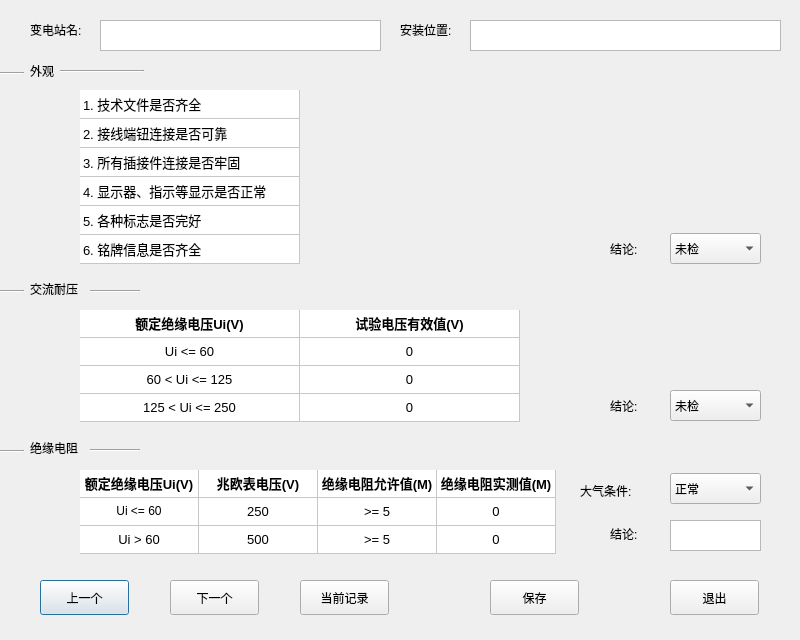
<?xml version="1.0" encoding="UTF-8"?>
<ui version="4.0">
 <class>rtu_facecheck</class>
 <widget class="QDialog" name="rtu_facecheck">
  <property name="geometry">
   <rect>
    <x>0</x>
    <y>0</y>
    <width>800</width>
    <height>640</height>
   </rect>
  </property>
  <property name="contextMenuPolicy">
   <enum>Qt::NoContextMenu</enum>
  </property>
  <property name="windowTitle">
   <string>Dialog</string>
  </property>
  <widget class="QTextEdit" name="te_rtu_station">
   <property name="geometry">
    <rect>
     <x>100</x>
     <y>20</y>
     <width>281</width>
     <height>31</height>
    </rect>
   </property>
   <property name="focusPolicy">
    <enum>Qt::NoFocus</enum>
   </property>
   <property name="undoRedoEnabled">
    <bool>false</bool>
   </property>
   <property name="acceptRichText">
    <bool>false</bool>
   </property>
   <property name="textInteractionFlags">
    <set>Qt::NoTextInteraction</set>
   </property>
   <property name="placeholderText">
    <string notr="true"/>
   </property>
  </widget>
  <widget class="QLabel" name="label">
   <property name="geometry">
    <rect>
     <x>30</x>
     <y>20</y>
     <width>67</width>
     <height>20</height>
    </rect>
   </property>
   <property name="text">
    <string>变电站名:</string>
   </property>
  </widget>
  <widget class="QLabel" name="label_2">
   <property name="geometry">
    <rect>
     <x>400</x>
     <y>20</y>
     <width>67</width>
     <height>20</height>
    </rect>
   </property>
   <property name="text">
    <string>安装位置:</string>
   </property>
  </widget>
  <widget class="QTextEdit" name="te_rtu_position">
   <property name="geometry">
    <rect>
     <x>470</x>
     <y>20</y>
     <width>311</width>
     <height>31</height>
    </rect>
   </property>
   <property name="focusPolicy">
    <enum>Qt::NoFocus</enum>
   </property>
   <property name="readOnly">
    <bool>true</bool>
   </property>
   <property name="textInteractionFlags">
    <set>Qt::NoTextInteraction</set>
   </property>
  </widget>
  <widget class="QTableWidget" name="tw_face">
   <property name="geometry">
    <rect>
     <x>80</x>
     <y>90</y>
     <width>220</width>
     <height>174</height>
    </rect>
   </property>
   <property name="focusPolicy">
    <enum>Qt::NoFocus</enum>
   </property>
   <property name="frameShape">
    <enum>QFrame::NoFrame</enum>
   </property>
   <property name="frameShadow">
    <enum>QFrame::Plain</enum>
   </property>
   <property name="lineWidth">
    <number>0</number>
   </property>
   <property name="editTriggers">
    <set>QAbstractItemView::NoEditTriggers</set>
   </property>
   <property name="tabKeyNavigation">
    <bool>false</bool>
   </property>
   <property name="showDropIndicator" stdset="0">
    <bool>false</bool>
   </property>
   <property name="dragDropOverwriteMode">
    <bool>false</bool>
   </property>
   <property name="textElideMode">
    <enum>Qt::ElideNone</enum>
   </property>
   <property name="showGrid">
    <bool>true</bool>
   </property>
   <property name="wordWrap">
    <bool>false</bool>
   </property>
   <property name="cornerButtonEnabled">
    <bool>false</bool>
   </property>
   <attribute name="horizontalHeaderVisible">
    <bool>false</bool>
   </attribute>
   <attribute name="horizontalHeaderDefaultSectionSize">
    <number>220</number>
   </attribute>
   <attribute name="horizontalHeaderHighlightSections">
    <bool>false</bool>
   </attribute>
   <attribute name="horizontalHeaderMinimumSectionSize">
    <number>64</number>
   </attribute>
   <attribute name="horizontalHeaderShowSortIndicator" stdset="0">
    <bool>false</bool>
   </attribute>
   <attribute name="verticalHeaderVisible">
    <bool>false</bool>
   </attribute>
   <attribute name="verticalHeaderDefaultSectionSize">
    <number>29</number>
   </attribute>
   <attribute name="verticalHeaderHighlightSections">
    <bool>false</bool>
   </attribute>
   <row>
    <property name="text">
     <string/>
    </property>
    <property name="font">
     <font>
      <pointsize>10</pointsize>
     </font>
    </property>
   </row>
   <row>
    <property name="text">
     <string/>
    </property>
    <property name="font">
     <font>
      <pointsize>10</pointsize>
     </font>
    </property>
   </row>
   <row>
    <property name="text">
     <string/>
    </property>
    <property name="font">
     <font>
      <pointsize>10</pointsize>
     </font>
    </property>
   </row>
   <row>
    <property name="text">
     <string/>
    </property>
    <property name="font">
     <font>
      <pointsize>10</pointsize>
     </font>
    </property>
   </row>
   <row>
    <property name="text">
     <string/>
    </property>
    <property name="font">
     <font>
      <pointsize>10</pointsize>
     </font>
    </property>
   </row>
   <row>
    <property name="text">
     <string/>
    </property>
    <property name="font">
     <font>
      <pointsize>10</pointsize>
     </font>
    </property>
   </row>
   <column>
    <property name="text">
     <string>New Column</string>
    </property>
   </column>
   <item row="0" column="0">
    <property name="text">
     <string>1. 技术文件是否齐全</string>
    </property>
    <property name="font">
     <font>
      <pointsize>10</pointsize>
     </font>
    </property>
    <property name="background">
     <brush brushstyle="NoBrush">
      <color alpha="255">
       <red>0</red>
       <green>0</green>
       <blue>0</blue>
      </color>
     </brush>
    </property>
    <property name="foreground">
     <brush brushstyle="SolidPattern">
      <color alpha="255">
       <red>0</red>
       <green>0</green>
       <blue>0</blue>
      </color>
     </brush>
    </property>
    <property name="flags">
     <set>NoItemFlags</set>
    </property>
   </item>
   <item row="1" column="0">
    <property name="text">
     <string>2. 接线端钮连接是否可靠</string>
    </property>
    <property name="font">
     <font>
      <pointsize>10</pointsize>
     </font>
    </property>
    <property name="foreground">
     <brush brushstyle="SolidPattern">
      <color alpha="255">
       <red>0</red>
       <green>0</green>
       <blue>0</blue>
      </color>
     </brush>
    </property>
    <property name="flags">
     <set>NoItemFlags</set>
    </property>
   </item>
   <item row="2" column="0">
    <property name="text">
     <string>3. 所有插接件连接是否牢固</string>
    </property>
    <property name="font">
     <font>
      <pointsize>10</pointsize>
     </font>
    </property>
    <property name="foreground">
     <brush brushstyle="SolidPattern">
      <color alpha="255">
       <red>0</red>
       <green>0</green>
       <blue>0</blue>
      </color>
     </brush>
    </property>
    <property name="flags">
     <set>NoItemFlags</set>
    </property>
   </item>
   <item row="3" column="0">
    <property name="text">
     <string>4. 显示器、指示等显示是否正常</string>
    </property>
    <property name="font">
     <font>
      <pointsize>10</pointsize>
     </font>
    </property>
    <property name="foreground">
     <brush brushstyle="SolidPattern">
      <color alpha="255">
       <red>0</red>
       <green>0</green>
       <blue>0</blue>
      </color>
     </brush>
    </property>
    <property name="flags">
     <set>NoItemFlags</set>
    </property>
   </item>
   <item row="4" column="0">
    <property name="text">
     <string>5. 各种标志是否完好</string>
    </property>
    <property name="font">
     <font>
      <pointsize>10</pointsize>
     </font>
    </property>
    <property name="foreground">
     <brush brushstyle="SolidPattern">
      <color alpha="255">
       <red>0</red>
       <green>0</green>
       <blue>0</blue>
      </color>
     </brush>
    </property>
    <property name="flags">
     <set>NoItemFlags</set>
    </property>
   </item>
   <item row="5" column="0">
    <property name="text">
     <string>6. 铭牌信息是否齐全</string>
    </property>
    <property name="font">
     <font>
      <pointsize>10</pointsize>
     </font>
    </property>
    <property name="foreground">
     <brush brushstyle="SolidPattern">
      <color alpha="255">
       <red>0</red>
       <green>0</green>
       <blue>0</blue>
      </color>
     </brush>
    </property>
    <property name="flags">
     <set>NoItemFlags</set>
    </property>
   </item>
  </widget>
  <widget class="Line" name="line">
   <property name="geometry">
    <rect>
     <x>60</x>
     <y>70</y>
     <width>84</width>
     <height>3</height>
    </rect>
   </property>
   <property name="orientation">
    <enum>Qt::Horizontal</enum>
   </property>
  </widget>
  <widget class="QLabel" name="label_3">
   <property name="geometry">
    <rect>
     <x>30</x>
     <y>63</y>
     <width>67</width>
     <height>16</height>
    </rect>
   </property>
   <property name="text">
    <string>外观</string>
   </property>
  </widget>
  <widget class="Line" name="line_2">
   <property name="geometry">
    <rect>
     <x>-60</x>
     <y>72</y>
     <width>84</width>
     <height>3</height>
    </rect>
   </property>
   <property name="orientation">
    <enum>Qt::Horizontal</enum>
   </property>
  </widget>
  <widget class="Line" name="line_3">
   <property name="geometry">
    <rect>
     <x>90</x>
     <y>449</y>
     <width>50</width>
     <height>3</height>
    </rect>
   </property>
   <property name="orientation">
    <enum>Qt::Horizontal</enum>
   </property>
  </widget>
  <widget class="QLabel" name="label_4">
   <property name="geometry">
    <rect>
     <x>30</x>
     <y>440</y>
     <width>67</width>
     <height>16</height>
    </rect>
   </property>
   <property name="text">
    <string>绝缘电阻</string>
   </property>
  </widget>
  <widget class="Line" name="line_4">
   <property name="geometry">
    <rect>
     <x>-60</x>
     <y>450</y>
     <width>84</width>
     <height>3</height>
    </rect>
   </property>
   <property name="orientation">
    <enum>Qt::Horizontal</enum>
   </property>
  </widget>
  <widget class="QComboBox" name="cb_face">
   <property name="geometry">
    <rect>
     <x>670</x>
     <y>233</y>
     <width>91</width>
     <height>31</height>
    </rect>
   </property>
   <item>
    <property name="text">
     <string>未检</string>
    </property>
   </item>
   <item>
    <property name="text">
     <string>合格</string>
    </property>
   </item>
   <item>
    <property name="text">
     <string>不合格</string>
    </property>
   </item>
  </widget>
  <widget class="QLabel" name="label_6">
   <property name="geometry">
    <rect>
     <x>610</x>
     <y>240</y>
     <width>67</width>
     <height>17</height>
    </rect>
   </property>
   <property name="text">
    <string>结论:</string>
   </property>
  </widget>
  <widget class="QTableWidget" name="tw_av">
   <property name="geometry">
    <rect>
     <x>80</x>
     <y>310</y>
     <width>440</width>
     <height>112</height>
    </rect>
   </property>
   <property name="focusPolicy">
    <enum>Qt::NoFocus</enum>
   </property>
   <property name="frameShape">
    <enum>QFrame::NoFrame</enum>
   </property>
   <property name="editTriggers">
    <set>QAbstractItemView::NoEditTriggers</set>
   </property>
   <property name="tabKeyNavigation">
    <bool>false</bool>
   </property>
   <property name="showDropIndicator" stdset="0">
    <bool>false</bool>
   </property>
   <property name="dragDropOverwriteMode">
    <bool>false</bool>
   </property>
   <property name="showGrid">
    <bool>true</bool>
   </property>
   <property name="wordWrap">
    <bool>true</bool>
   </property>
   <property name="cornerButtonEnabled">
    <bool>false</bool>
   </property>
   <attribute name="horizontalHeaderVisible">
    <bool>false</bool>
   </attribute>
   <attribute name="horizontalHeaderDefaultSectionSize">
    <number>220</number>
   </attribute>
   <attribute name="horizontalHeaderHighlightSections">
    <bool>false</bool>
   </attribute>
   <attribute name="horizontalHeaderMinimumSectionSize">
    <number>88</number>
   </attribute>
   <attribute name="verticalHeaderVisible">
    <bool>false</bool>
   </attribute>
   <attribute name="verticalHeaderCascadingSectionResizes">
    <bool>false</bool>
   </attribute>
   <attribute name="verticalHeaderDefaultSectionSize">
    <number>28</number>
   </attribute>
   <attribute name="verticalHeaderHighlightSections">
    <bool>false</bool>
   </attribute>
   <attribute name="verticalHeaderMinimumSectionSize">
    <number>28</number>
   </attribute>
   <attribute name="verticalHeaderShowSortIndicator" stdset="0">
    <bool>false</bool>
   </attribute>
   <row>
    <property name="text">
     <string/>
    </property>
    <property name="font">
     <font>
      <pointsize>10</pointsize>
     </font>
    </property>
    <property name="textAlignment">
     <set>AlignCenter</set>
    </property>
   </row>
   <row>
    <property name="text">
     <string/>
    </property>
    <property name="font">
     <font>
      <pointsize>10</pointsize>
     </font>
    </property>
    <property name="textAlignment">
     <set>AlignCenter</set>
    </property>
   </row>
   <row>
    <property name="text">
     <string/>
    </property>
    <property name="font">
     <font>
      <pointsize>10</pointsize>
     </font>
    </property>
    <property name="textAlignment">
     <set>AlignCenter</set>
    </property>
   </row>
   <row>
    <property name="text">
     <string/>
    </property>
    <property name="font">
     <font>
      <pointsize>10</pointsize>
     </font>
    </property>
    <property name="textAlignment">
     <set>AlignCenter</set>
    </property>
   </row>
   <column>
    <property name="text">
     <string>New Column</string>
    </property>
   </column>
   <column>
    <property name="text">
     <string>New Column</string>
    </property>
   </column>
   <item row="0" column="0">
    <property name="text">
     <string>额定绝缘电压Ui(V)</string>
    </property>
    <property name="font">
     <font>
      <pointsize>10</pointsize>
      <weight>75</weight>
      <bold>true</bold>
     </font>
    </property>
    <property name="textAlignment">
     <set>AlignCenter</set>
    </property>
    <property name="foreground">
     <brush brushstyle="SolidPattern">
      <color alpha="255">
       <red>0</red>
       <green>0</green>
       <blue>0</blue>
      </color>
     </brush>
    </property>
    <property name="flags">
     <set>NoItemFlags</set>
    </property>
   </item>
   <item row="0" column="1">
    <property name="text">
     <string>试验电压有效值(V)</string>
    </property>
    <property name="font">
     <font>
      <pointsize>10</pointsize>
      <weight>75</weight>
      <bold>true</bold>
     </font>
    </property>
    <property name="textAlignment">
     <set>AlignCenter</set>
    </property>
    <property name="foreground">
     <brush brushstyle="SolidPattern">
      <color alpha="255">
       <red>0</red>
       <green>0</green>
       <blue>0</blue>
      </color>
     </brush>
    </property>
    <property name="flags">
     <set>NoItemFlags</set>
    </property>
   </item>
   <item row="1" column="0">
    <property name="text">
     <string>Ui &lt;= 60</string>
    </property>
    <property name="font">
     <font>
      <pointsize>10</pointsize>
     </font>
    </property>
    <property name="textAlignment">
     <set>AlignCenter</set>
    </property>
    <property name="foreground">
     <brush brushstyle="SolidPattern">
      <color alpha="255">
       <red>0</red>
       <green>0</green>
       <blue>0</blue>
      </color>
     </brush>
    </property>
    <property name="flags">
     <set>NoItemFlags</set>
    </property>
   </item>
   <item row="1" column="1">
    <property name="text">
     <string>0</string>
    </property>
    <property name="font">
     <font>
      <pointsize>10</pointsize>
     </font>
    </property>
    <property name="textAlignment">
     <set>AlignCenter</set>
    </property>
    <property name="foreground">
     <brush brushstyle="SolidPattern">
      <color alpha="255">
       <red>0</red>
       <green>0</green>
       <blue>0</blue>
      </color>
     </brush>
    </property>
    <property name="flags">
     <set>NoItemFlags</set>
    </property>
   </item>
   <item row="2" column="0">
    <property name="text">
     <string>60 &lt; Ui &lt;= 125</string>
    </property>
    <property name="font">
     <font>
      <pointsize>10</pointsize>
     </font>
    </property>
    <property name="textAlignment">
     <set>AlignCenter</set>
    </property>
    <property name="foreground">
     <brush brushstyle="SolidPattern">
      <color alpha="255">
       <red>0</red>
       <green>0</green>
       <blue>0</blue>
      </color>
     </brush>
    </property>
    <property name="flags">
     <set>NoItemFlags</set>
    </property>
   </item>
   <item row="2" column="1">
    <property name="text">
     <string>0</string>
    </property>
    <property name="font">
     <font>
      <pointsize>10</pointsize>
     </font>
    </property>
    <property name="textAlignment">
     <set>AlignCenter</set>
    </property>
    <property name="foreground">
     <brush brushstyle="SolidPattern">
      <color alpha="255">
       <red>0</red>
       <green>0</green>
       <blue>0</blue>
      </color>
     </brush>
    </property>
    <property name="flags">
     <set>NoItemFlags</set>
    </property>
   </item>
   <item row="3" column="0">
    <property name="text">
     <string>125 &lt; Ui &lt;= 250</string>
    </property>
    <property name="font">
     <font>
      <pointsize>10</pointsize>
     </font>
    </property>
    <property name="textAlignment">
     <set>AlignCenter</set>
    </property>
    <property name="foreground">
     <brush brushstyle="SolidPattern">
      <color alpha="255">
       <red>0</red>
       <green>0</green>
       <blue>0</blue>
      </color>
     </brush>
    </property>
    <property name="flags">
     <set>NoItemFlags</set>
    </property>
   </item>
   <item row="3" column="1">
    <property name="text">
     <string>0</string>
    </property>
    <property name="font">
     <font>
      <pointsize>10</pointsize>
     </font>
    </property>
    <property name="textAlignment">
     <set>AlignCenter</set>
    </property>
    <property name="foreground">
     <brush brushstyle="SolidPattern">
      <color alpha="255">
       <red>0</red>
       <green>0</green>
       <blue>0</blue>
      </color>
     </brush>
    </property>
    <property name="flags">
     <set>NoItemFlags</set>
    </property>
   </item>
  </widget>
  <widget class="QLabel" name="label_7">
   <property name="geometry">
    <rect>
     <x>610</x>
     <y>397</y>
     <width>67</width>
     <height>17</height>
    </rect>
   </property>
   <property name="text">
    <string>结论:</string>
   </property>
  </widget>
  <widget class="QComboBox" name="cb_av">
   <property name="geometry">
    <rect>
     <x>670</x>
     <y>390</y>
     <width>91</width>
     <height>31</height>
    </rect>
   </property>
   <item>
    <property name="text">
     <string>未检</string>
    </property>
   </item>
   <item>
    <property name="text">
     <string>合格</string>
    </property>
   </item>
   <item>
    <property name="text">
     <string>不合格</string>
    </property>
   </item>
  </widget>
  <widget class="Line" name="line_7">
   <property name="geometry">
    <rect>
     <x>90</x>
     <y>290</y>
     <width>50</width>
     <height>3</height>
    </rect>
   </property>
   <property name="orientation">
    <enum>Qt::Horizontal</enum>
   </property>
  </widget>
  <widget class="QLabel" name="label_8">
   <property name="geometry">
    <rect>
     <x>30</x>
     <y>281</y>
     <width>67</width>
     <height>16</height>
    </rect>
   </property>
   <property name="text">
    <string>交流耐压</string>
   </property>
  </widget>
  <widget class="Line" name="line_8">
   <property name="geometry">
    <rect>
     <x>-60</x>
     <y>290</y>
     <width>84</width>
     <height>3</height>
    </rect>
   </property>
   <property name="orientation">
    <enum>Qt::Horizontal</enum>
   </property>
  </widget>
  <widget class="QTableWidget" name="tw_r">
   <property name="geometry">
    <rect>
     <x>80</x>
     <y>470</y>
     <width>476</width>
     <height>84</height>
    </rect>
   </property>
   <property name="mouseTracking">
    <bool>true</bool>
   </property>
   <property name="focusPolicy">
    <enum>Qt::NoFocus</enum>
   </property>
   <property name="frameShape">
    <enum>QFrame::NoFrame</enum>
   </property>
   <property name="editTriggers">
    <set>QAbstractItemView::AllEditTriggers</set>
   </property>
   <property name="tabKeyNavigation">
    <bool>false</bool>
   </property>
   <property name="showDropIndicator" stdset="0">
    <bool>false</bool>
   </property>
   <property name="dragDropOverwriteMode">
    <bool>false</bool>
   </property>
   <property name="showGrid">
    <bool>true</bool>
   </property>
   <property name="wordWrap">
    <bool>true</bool>
   </property>
   <property name="cornerButtonEnabled">
    <bool>false</bool>
   </property>
   <attribute name="horizontalHeaderVisible">
    <bool>false</bool>
   </attribute>
   <attribute name="horizontalHeaderDefaultSectionSize">
    <number>119</number>
   </attribute>
   <attribute name="horizontalHeaderHighlightSections">
    <bool>false</bool>
   </attribute>
   <attribute name="horizontalHeaderMinimumSectionSize">
    <number>74</number>
   </attribute>
   <attribute name="verticalHeaderVisible">
    <bool>false</bool>
   </attribute>
   <attribute name="verticalHeaderCascadingSectionResizes">
    <bool>false</bool>
   </attribute>
   <attribute name="verticalHeaderDefaultSectionSize">
    <number>28</number>
   </attribute>
   <attribute name="verticalHeaderHighlightSections">
    <bool>false</bool>
   </attribute>
   <attribute name="verticalHeaderMinimumSectionSize">
    <number>19</number>
   </attribute>
   <attribute name="verticalHeaderShowSortIndicator" stdset="0">
    <bool>false</bool>
   </attribute>
   <row>
    <property name="text">
     <string/>
    </property>
    <property name="font">
     <font>
      <pointsize>10</pointsize>
     </font>
    </property>
    <property name="textAlignment">
     <set>AlignCenter</set>
    </property>
   </row>
   <row>
    <property name="text">
     <string>New Row</string>
    </property>
   </row>
   <row>
    <property name="text">
     <string/>
    </property>
    <property name="font">
     <font>
      <pointsize>10</pointsize>
     </font>
    </property>
    <property name="textAlignment">
     <set>AlignCenter</set>
    </property>
   </row>
   <column>
    <property name="text">
     <string>New Column</string>
    </property>
   </column>
   <column>
    <property name="text">
     <string>New Column</string>
    </property>
   </column>
   <column>
    <property name="text">
     <string>New Column</string>
    </property>
   </column>
   <column>
    <property name="text">
     <string>New Column</string>
    </property>
   </column>
   <item row="0" column="0">
    <property name="text">
     <string>额定绝缘电压Ui(V)</string>
    </property>
    <property name="font">
     <font>
      <pointsize>10</pointsize>
      <weight>75</weight>
      <bold>true</bold>
     </font>
    </property>
    <property name="textAlignment">
     <set>AlignCenter</set>
    </property>
    <property name="foreground">
     <brush brushstyle="SolidPattern">
      <color alpha="255">
       <red>0</red>
       <green>0</green>
       <blue>0</blue>
      </color>
     </brush>
    </property>
    <property name="flags">
     <set>NoItemFlags</set>
    </property>
   </item>
   <item row="0" column="1">
    <property name="text">
     <string>兆欧表电压(V)</string>
    </property>
    <property name="font">
     <font>
      <pointsize>10</pointsize>
      <weight>75</weight>
      <bold>true</bold>
     </font>
    </property>
    <property name="textAlignment">
     <set>AlignCenter</set>
    </property>
    <property name="foreground">
     <brush brushstyle="SolidPattern">
      <color alpha="255">
       <red>0</red>
       <green>0</green>
       <blue>0</blue>
      </color>
     </brush>
    </property>
    <property name="flags">
     <set>NoItemFlags</set>
    </property>
   </item>
   <item row="0" column="2">
    <property name="text">
     <string>绝缘电阻允许值(M)</string>
    </property>
    <property name="font">
     <font>
      <pointsize>10</pointsize>
      <weight>75</weight>
      <bold>true</bold>
     </font>
    </property>
    <property name="textAlignment">
     <set>AlignCenter</set>
    </property>
    <property name="foreground">
     <brush brushstyle="SolidPattern">
      <color alpha="255">
       <red>0</red>
       <green>0</green>
       <blue>0</blue>
      </color>
     </brush>
    </property>
    <property name="flags">
     <set>NoItemFlags</set>
    </property>
   </item>
   <item row="0" column="3">
    <property name="text">
     <string>绝缘电阻实测值(M)</string>
    </property>
    <property name="font">
     <font>
      <pointsize>10</pointsize>
      <weight>75</weight>
      <bold>true</bold>
     </font>
    </property>
    <property name="textAlignment">
     <set>AlignCenter</set>
    </property>
    <property name="foreground">
     <brush brushstyle="SolidPattern">
      <color alpha="255">
       <red>0</red>
       <green>0</green>
       <blue>0</blue>
      </color>
     </brush>
    </property>
    <property name="flags">
     <set>NoItemFlags</set>
    </property>
   </item>
   <item row="1" column="0">
    <property name="text">
     <string>Ui &lt;= 60</string>
    </property>
    <property name="textAlignment">
     <set>AlignCenter</set>
    </property>
    <property name="foreground">
     <brush brushstyle="SolidPattern">
      <color alpha="255">
       <red>0</red>
       <green>0</green>
       <blue>0</blue>
      </color>
     </brush>
    </property>
    <property name="flags">
     <set>NoItemFlags</set>
    </property>
   </item>
   <item row="1" column="1">
    <property name="text">
     <string>250</string>
    </property>
    <property name="font">
     <font>
      <pointsize>10</pointsize>
     </font>
    </property>
    <property name="textAlignment">
     <set>AlignCenter</set>
    </property>
    <property name="foreground">
     <brush brushstyle="SolidPattern">
      <color alpha="255">
       <red>0</red>
       <green>0</green>
       <blue>0</blue>
      </color>
     </brush>
    </property>
    <property name="flags">
     <set>NoItemFlags</set>
    </property>
   </item>
   <item row="1" column="2">
    <property name="text">
     <string>&gt;= 5</string>
    </property>
    <property name="font">
     <font>
      <pointsize>10</pointsize>
     </font>
    </property>
    <property name="textAlignment">
     <set>AlignCenter</set>
    </property>
    <property name="foreground">
     <brush brushstyle="SolidPattern">
      <color alpha="255">
       <red>0</red>
       <green>0</green>
       <blue>0</blue>
      </color>
     </brush>
    </property>
    <property name="flags">
     <set>NoItemFlags</set>
    </property>
   </item>
   <item row="1" column="3">
    <property name="text">
     <string>0</string>
    </property>
    <property name="font">
     <font>
      <pointsize>10</pointsize>
     </font>
    </property>
    <property name="textAlignment">
     <set>AlignCenter</set>
    </property>
    <property name="foreground">
     <brush brushstyle="SolidPattern">
      <color alpha="255">
       <red>0</red>
       <green>0</green>
       <blue>0</blue>
      </color>
     </brush>
    </property>
    <property name="flags">
     <set>ItemIsSelectable|ItemIsEditable|ItemIsUserCheckable|ItemIsEnabled</set>
    </property>
   </item>
   <item row="2" column="0">
    <property name="text">
     <string>Ui &gt; 60</string>
    </property>
    <property name="font">
     <font>
      <pointsize>10</pointsize>
     </font>
    </property>
    <property name="textAlignment">
     <set>AlignCenter</set>
    </property>
    <property name="foreground">
     <brush brushstyle="SolidPattern">
      <color alpha="255">
       <red>0</red>
       <green>0</green>
       <blue>0</blue>
      </color>
     </brush>
    </property>
    <property name="flags">
     <set>NoItemFlags</set>
    </property>
   </item>
   <item row="2" column="1">
    <property name="text">
     <string>500</string>
    </property>
    <property name="font">
     <font>
      <pointsize>10</pointsize>
     </font>
    </property>
    <property name="textAlignment">
     <set>AlignCenter</set>
    </property>
    <property name="foreground">
     <brush brushstyle="SolidPattern">
      <color alpha="255">
       <red>0</red>
       <green>0</green>
       <blue>0</blue>
      </color>
     </brush>
    </property>
    <property name="flags">
     <set>NoItemFlags</set>
    </property>
   </item>
   <item row="2" column="2">
    <property name="text">
     <string>&gt;= 5</string>
    </property>
    <property name="font">
     <font>
      <pointsize>10</pointsize>
     </font>
    </property>
    <property name="textAlignment">
     <set>AlignCenter</set>
    </property>
    <property name="foreground">
     <brush brushstyle="SolidPattern">
      <color alpha="255">
       <red>0</red>
       <green>0</green>
       <blue>0</blue>
      </color>
     </brush>
    </property>
    <property name="flags">
     <set>NoItemFlags</set>
    </property>
   </item>
   <item row="2" column="3">
    <property name="text">
     <string>0</string>
    </property>
    <property name="font">
     <font>
      <pointsize>10</pointsize>
     </font>
    </property>
    <property name="textAlignment">
     <set>AlignCenter</set>
    </property>
    <property name="foreground">
     <brush brushstyle="SolidPattern">
      <color alpha="255">
       <red>0</red>
       <green>0</green>
       <blue>0</blue>
      </color>
     </brush>
    </property>
    <property name="flags">
     <set>ItemIsSelectable|ItemIsEditable|ItemIsUserCheckable|ItemIsEnabled</set>
    </property>
   </item>
  </widget>
  <widget class="QLabel" name="label_9">
   <property name="geometry">
    <rect>
     <x>610</x>
     <y>525</y>
     <width>67</width>
     <height>17</height>
    </rect>
   </property>
   <property name="text">
    <string>结论:</string>
   </property>
  </widget>
  <widget class="QComboBox" name="cb_r_2">
   <property name="geometry">
    <rect>
     <x>670</x>
     <y>473</y>
     <width>91</width>
     <height>31</height>
    </rect>
   </property>
   <item>
    <property name="text">
     <string>正常</string>
    </property>
   </item>
   <item>
    <property name="text">
     <string>湿热</string>
    </property>
   </item>
  </widget>
  <widget class="QLabel" name="label_10">
   <property name="geometry">
    <rect>
     <x>580</x>
     <y>482</y>
     <width>67</width>
     <height>17</height>
    </rect>
   </property>
   <property name="text">
    <string>大气条件:</string>
   </property>
  </widget>
  <widget class="QTextEdit" name="te_result">
   <property name="geometry">
    <rect>
     <x>670</x>
     <y>520</y>
     <width>91</width>
     <height>31</height>
    </rect>
   </property>
   <property name="focusPolicy">
    <enum>Qt::NoFocus</enum>
   </property>
   <property name="undoRedoEnabled">
    <bool>false</bool>
   </property>
   <property name="acceptRichText">
    <bool>false</bool>
   </property>
   <property name="textInteractionFlags">
    <set>Qt::NoTextInteraction</set>
   </property>
   <property name="placeholderText">
    <string notr="true"/>
   </property>
  </widget>
  <widget class="QPushButton" name="pb_previous">
   <property name="geometry">
    <rect>
     <x>40</x>
     <y>580</y>
     <width>89</width>
     <height>35</height>
    </rect>
   </property>
   <property name="text">
    <string>上一个</string>
   </property>
  </widget>
  <widget class="QPushButton" name="pb_next">
   <property name="geometry">
    <rect>
     <x>170</x>
     <y>580</y>
     <width>89</width>
     <height>35</height>
    </rect>
   </property>
   <property name="text">
    <string>下一个</string>
   </property>
  </widget>
  <widget class="QPushButton" name="pb_record">
   <property name="geometry">
    <rect>
     <x>300</x>
     <y>580</y>
     <width>89</width>
     <height>35</height>
    </rect>
   </property>
   <property name="text">
    <string>当前记录</string>
   </property>
  </widget>
  <widget class="QPushButton" name="pb_save">
   <property name="geometry">
    <rect>
     <x>490</x>
     <y>580</y>
     <width>89</width>
     <height>35</height>
    </rect>
   </property>
   <property name="text">
    <string>保存</string>
   </property>
  </widget>
  <widget class="QPushButton" name="pb_quit">
   <property name="geometry">
    <rect>
     <x>670</x>
     <y>580</y>
     <width>89</width>
     <height>35</height>
    </rect>
   </property>
   <property name="text">
    <string>退出</string>
   </property>
  </widget>
 </widget>
 <resources/>
 <connections/>
</ui>
